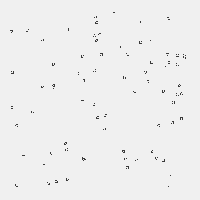
Frame 1 (no input)
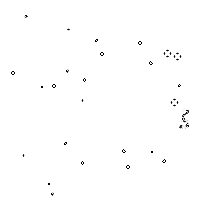
Frame 60 (the mouse pressed at the canvas centre just before this capture)
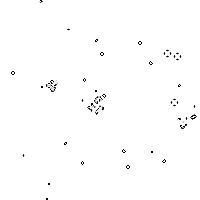
Frame 120 (the mouse held since frame 60 and released just before this capture)

The Processing sketch that drew these frames (run headless with seeded random() and noise(); from frame 60 on, the mouse is pressed at the canvas centre):

// Processing sketch: ConwaysGameOfLife
// ── ConwaysGameOfLife.pde
boolean[][] grid;
final int ALIVE = 0;
final int DEAD = 255;
int generation = 0;
void setup() {
  size(200,200);
  populateInitialGrid();
}

void draw() {
  println("Generation: " + ++generation);
  if (mousePressed) {
    rspawn((int)mouseX, (int) mouseY);
  }
  show();
  update();
}

/* Rules
Any live cell with less than two live neighbours dies, as if caused by under-population.
Any live cell with two or three live neighbours lives on to the next generation.
Any live cell with more than three live neighbours dies, as if by overcrowding.
Any dead cell with exactly three live neighbours becomes a live cell, as if by reproduction.
 */
void show() {
  for (int x = 0; x < width; x++) {
    for (int y = 0; y < height; y++) {
      boolean alive = grid[x][y];
      if (alive) {
        stroke(ALIVE);
        fill(ALIVE);
      } else {
        stroke(DEAD);
        fill(DEAD);
      }
      point(x,y);
    }
  }
}
void update() {
  boolean[][] nextGen = new boolean[width][height];
  for (int x = 0; x < width; x++) {
    for (int y = 0; y < height; y++) {
      int nearby = calculateNearby(x, y);
      boolean alive = false;
      switch(nearby) {
      case 8:
      case 7:
      case 6:
      case 5:
      case 4:
      case 1:
      case 0:
        alive = false;
        break;
      case 3:
        alive = true;
        break;
      case 2:
        alive = grid[x][y];
        break;
      default:
        alive = false;
      }
      nextGen[x][y] = alive;
    } 
  }
  grid = nextGen;
}

int calculateNearby(int x, int y) {
  int total = 0;
  // Left
  if (grid.length - 1 > x && grid[x+1][y]) {
    total++;
  }
  // Right
  if (x > 0 && grid[x-1][y]) {
    total++;
  }
  // Down
  if (grid[x].length - 1 > y && grid[x][y+1]) {
    total++;
  }
  // Up
  if (y > 0 && grid[x][y-1]) {
    total++;
  }
  // Top-Right
  if (grid.length - 1 > x && y > 0 && grid[x+1][y-1]) {
    total++;
  }
  // Top-Left
  if (x > 0 && y > 0 && grid[x-1][y-1]) {
    total++;
  }
  // Bottom-Left
  if (x > 0 && grid[x].length - 1 > y && grid[x-1][y+1]) {
    total++;
  }
  // Bottom-Right
  if (grid.length - 1 > x && grid[x].length - 1 > y && grid[x+1][y+1]) {
    total++;
  }
  return total;
}

void populateInitialGrid() {
  // pop is now based on mouse
  grid = new boolean[width][height];
  int spawns = (int)random(100) + 10;
  for (int i = 0; i < spawns; i++) {
      rspawn((int)random(width-20)+10,(int)random(height-20)+10); 
  }
}

void rspawn(int x, int y) {
  // Left
  if (grid.length - 1 > x) {
    grid[x+1][y] = rbool();
  }
  // Right
  if (x > 0) {
    grid[x-1][y] = rbool();
  }
  // Down
  if (grid[x].length - 1 > y) {
    grid[x][y+1] = rbool();
  }
  // Up
  if (y > 0) {
    grid[x][y-1] = rbool();
  }
  // Top-Right
  if (grid.length - 1 > x && y > 0) {
    grid[x+1][y-1] = rbool();
  }
  // Top-Left
  if (x > 0 && y > 0) {
    grid[x-1][y-1] = rbool();
  }
  // Bottom-Left
  if (x > 0 && grid[x].length - 1 > y) {
    grid[x-1][y+1] = rbool();
  }
  // Bottom-Right
  if (grid.length - 1 > x && grid[x].length - 1 > y) {
    grid[x+1][y+1] = rbool();
  }
}

boolean rbool() {
  return (int) Math.round(random(1)) == 0;
}
